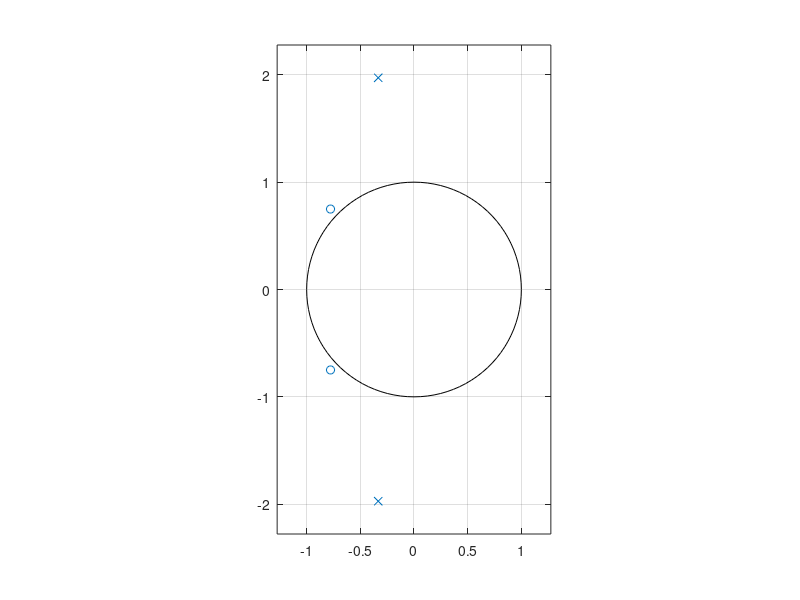
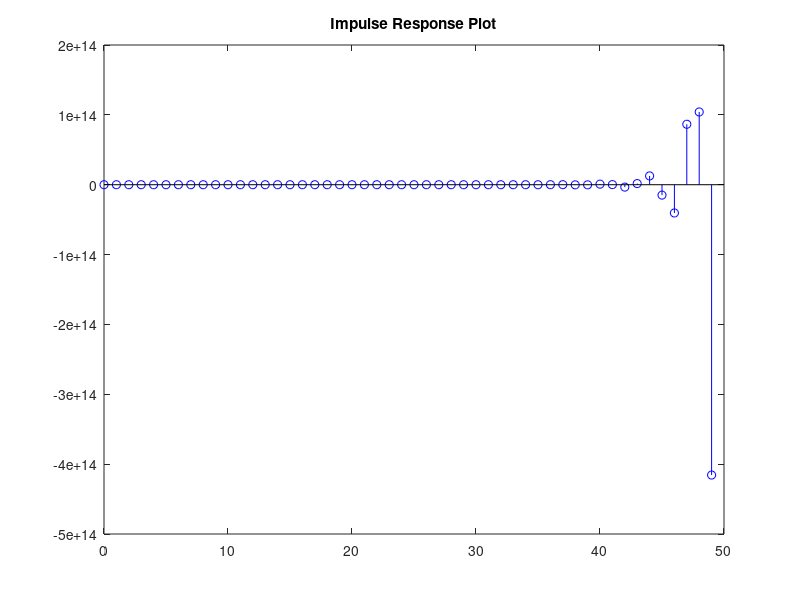
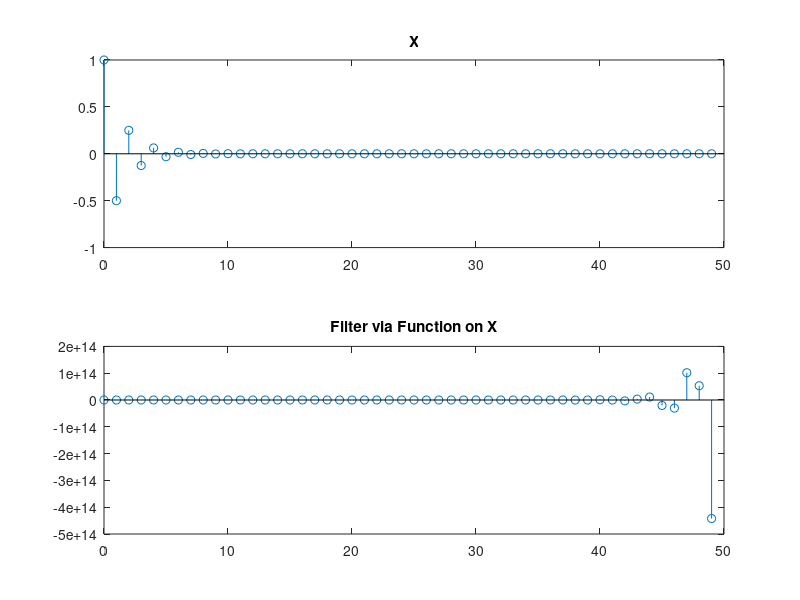
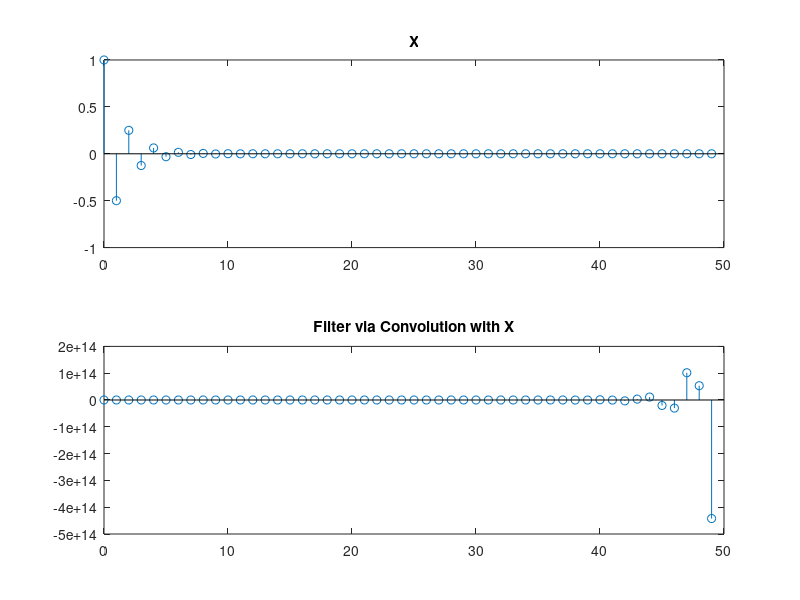

Write the MATLAB code that produced these figures, in order.
%% Jeffrey Wong | ECE-210 | HW #6

clear
close all
clc

%% Problem 1

% Part a
b = [3/7, 2/3, 1/2];
a = [1/2, 1/3, 2];
[z,p,k] = tf2zp(b,a);

% Part b
figure
zplane(z,p)

% Part c
[h,t] = impz(b,a,50);
n = 0:49;

figure
stem(n,h,'bo')
title("Impulse Response Plot")

% Part d
X = (-0.5).^n;
Y1 = filter(b,a,X);

figure
subplot(2,1,1)
stem(n,X)
title("X")

subplot(2,1,2)
stem(n,Y1)
title("Filter via Function on X")

% Part e
Y2 = conv(X,h);
Y2 = Y2(1:50); % We only want to take the first 50 values to match the filter

figure
subplot(2,1,1)
stem(n,X);
title("X")

subplot(2,1,2)
stem(n,Y2)
title("Filter via Convolution with X")


%% Problem 2

% The difference equation is given by y[n] =
% y[n-1]+y[n-2]+delta[n-1]+delta[n] (Due to ICs)

fib = zeros(1,100); % Preallocation for a bit of speed
fib(1) = 1;
fib(2) = 1;
for(i = 3:100)
    fib(i) = fib(i-1) + fib(i-2);
end

figure
semilogy(0:99, fib, 'b.')
title("Fibonacci Plot")


% The difference equation translates to Y(z) = z^-1Y(z) + z^-2Y(z) + z^-1 + 1, or
% Y(z)/X(z) = H(z) = z^-1+1/(1-z^-1-z^-2)
% The transfer function of the system is given by (z^2+z)/(z^2 - z - 1)
% The zeros would then be at 0 and -1, and the poles are (1+-sqrt(5))/2

b2 = [1 1 0];
a2 = [1 -1 -1];
[z2,p2,k2] = tf2zp(b2,a2);

figure
zplane(z2,p2)

% The system is causal, as the output is only dependent on prior output
% terms, as indicated by the differece equations. Since our system is
% causal, our system cannot be stable. First of all, because there is a
% pole outside the unit circle, our system cannot be both stable and
% causal, and we already know our system is causal. Additionally, if we
% take the L1 norm of the impulse response, we find that it is infinite as
% our terms are monotonically increasing for n > 1.

